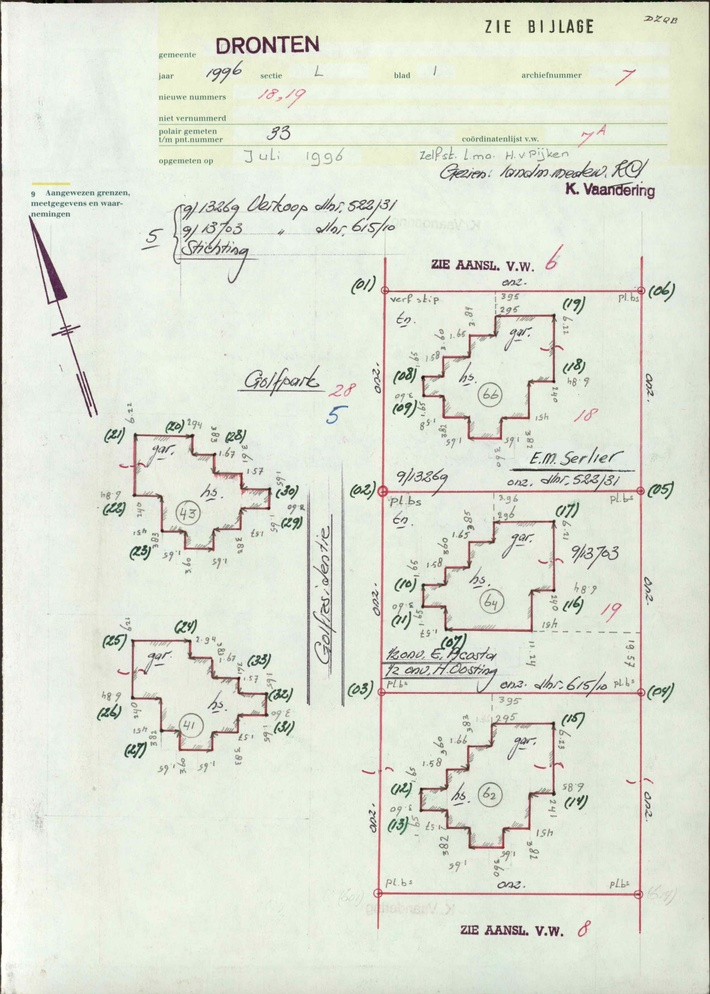
#> input picture MagnaSoft/VW_DTN01_L_00007_101000000000000000002038853600000.front.JPG, 710 x 994 px, shrunk from 2504 x 3506 before the run
$ jupyter execute --allow-errors OCR-Pipeline.ipynb
#> lines starting #> are read from the running program, lines starting #| are printed output that depends on the picture; after the words box and inside, x2 and y2 are one past the last pixel; in counts of white or black regions, pixels touching at a corner belong together
[cell 1]
import cv2  # For image processing
import pytesseract  # For OCR
import numpy as np  # For numerical computations
import matplotlib.pyplot as plt  # For visualization

[cell 2]
# Load and display the image
image_path = "VW_DTN01_L_00007_101000000000000000002038853600000.front.JPG"

# Read the image using OpenCV
image = cv2.imread(image_path)
#> image is the input picture: shape (994, 710, 3); mean B, G, R 214.5, 227.6, 223.2

# Convert from BGR to RGB for proper visualization in matplotlib
image_rgb = cv2.cvtColor(image, cv2.COLOR_BGR2RGB)

# Display the image
plt.figure(figsize=(10, 6))
plt.imshow(image_rgb)
plt.title("Original Image")
plt.axis("off")
plt.show()

[cell 3]
# Analyze the image properties
print(f"Image Dimensions: {image.shape}")  # (Height, Width, Channels)
#| Image Dimensions: (994, 710, 3)
print(f"Image Data Type: {image.dtype}")  # Data type of the pixels
#| Image Data Type: uint8

[cell 4]
image_gray = cv2.cvtColor(image, cv2.COLOR_BGR2GRAY)
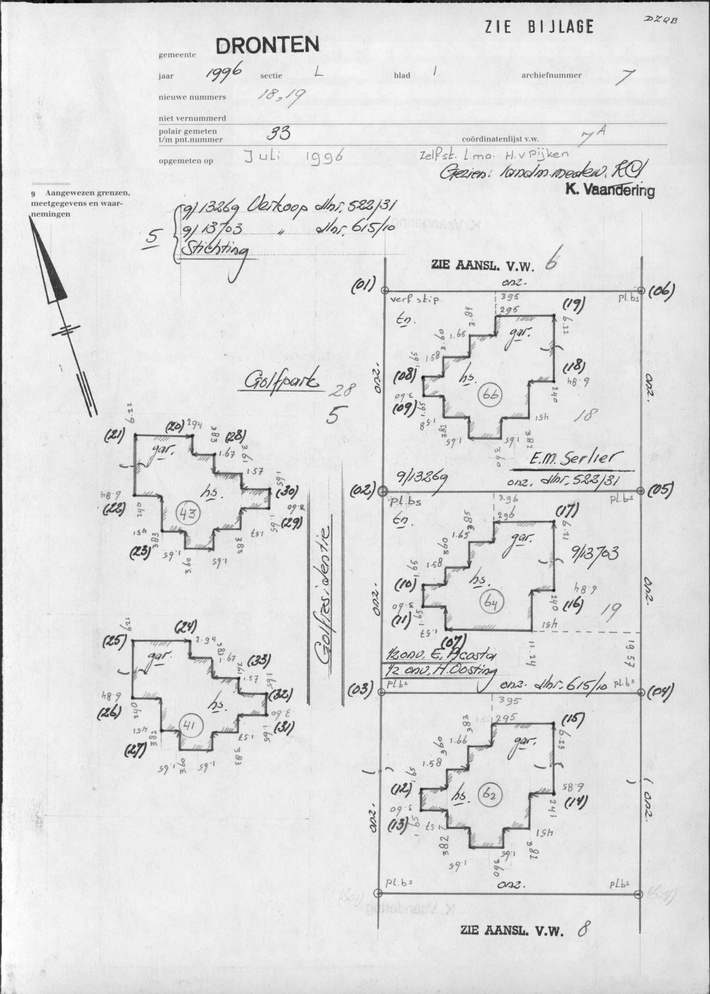
#> image_gray: shape (994, 710); min 0, max 255, mean 224.8
plt.figure(figsize=(10,6))
plt.imshow(image_gray, cmap = "gray")
plt.title("Grayscale Image")
plt.axis("off")
plt.show()

[cell 5]
# Update the path to where Tesseract is installed on your system
pytesseract.pytesseract.tesseract_cmd = r'C:\Program Files\Tesseract-OCR\tesseract.exe'

#> (a cell that did not finish here is left out)

#> (a cell that did not finish here is left out)

## Observations:
- The image has some noise that affects OCR accuracy.
- Numeric data needs to be isolated.

## Pre-Processing Grayscale Image
- blurring
- adaptive threshold
- results

[cell 8]
# Apply Gaussian blur to remove noise
blurred_image = cv2.GaussianBlur(image_gray, (5, 5), 0)

# Display the blurred image
plt.figure(figsize=(10, 6))
plt.imshow(blurred_image, cmap="gray")
plt.title("Blurred Image (Noise Removed)")
plt.axis("off")
plt.show()

[cell 9]
# Apply binary thresholding
_, binary_image = cv2.threshold(blurred_image, 127, 255, cv2.THRESH_BINARY)
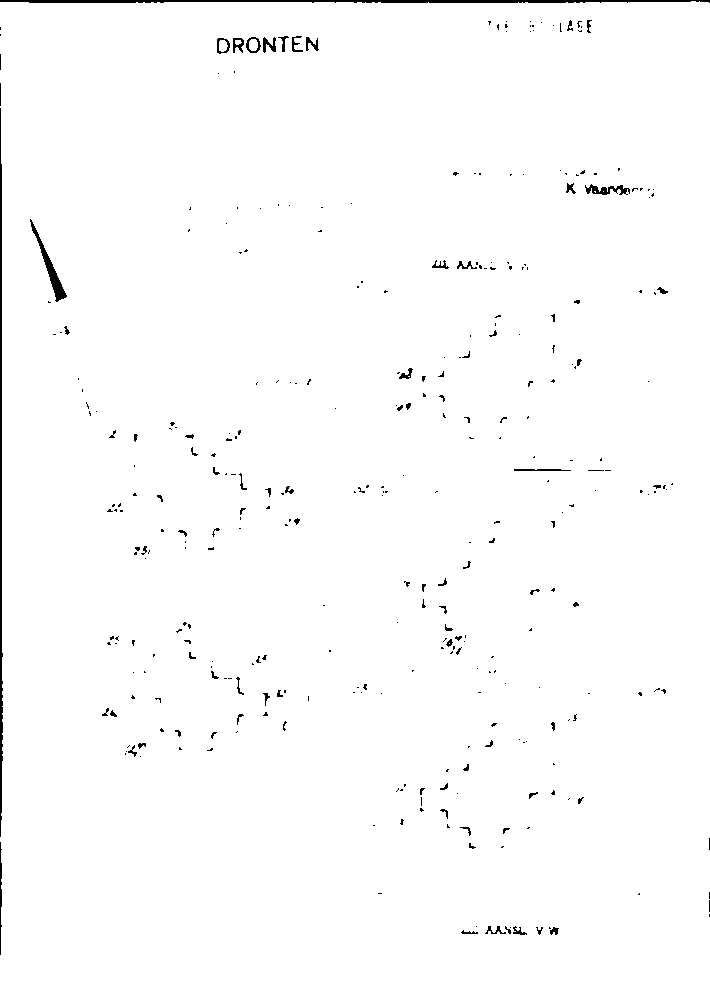
#> binary_image: shape (994, 710); 98.8% white; 339 black regions (262 under 20 px), largest, box (x1, y1, x2, y2) and area: (0, 0, 710, 3) 1751, (0, 108, 3, 837) 1437, (30, 219, 67, 302) 534

# Display the binary image
plt.figure(figsize=(10, 6))
plt.imshow(binary_image, cmap="gray")
plt.title("Binary Thresholded Image")
plt.axis("off")
plt.show()

[cell 10]
# Apply adaptive thresholding
adaptive_thresh = cv2.adaptiveThreshold(
    blurred_image, 255, cv2.ADAPTIVE_THRESH_GAUSSIAN_C, cv2.THRESH_BINARY, 11, 2
)
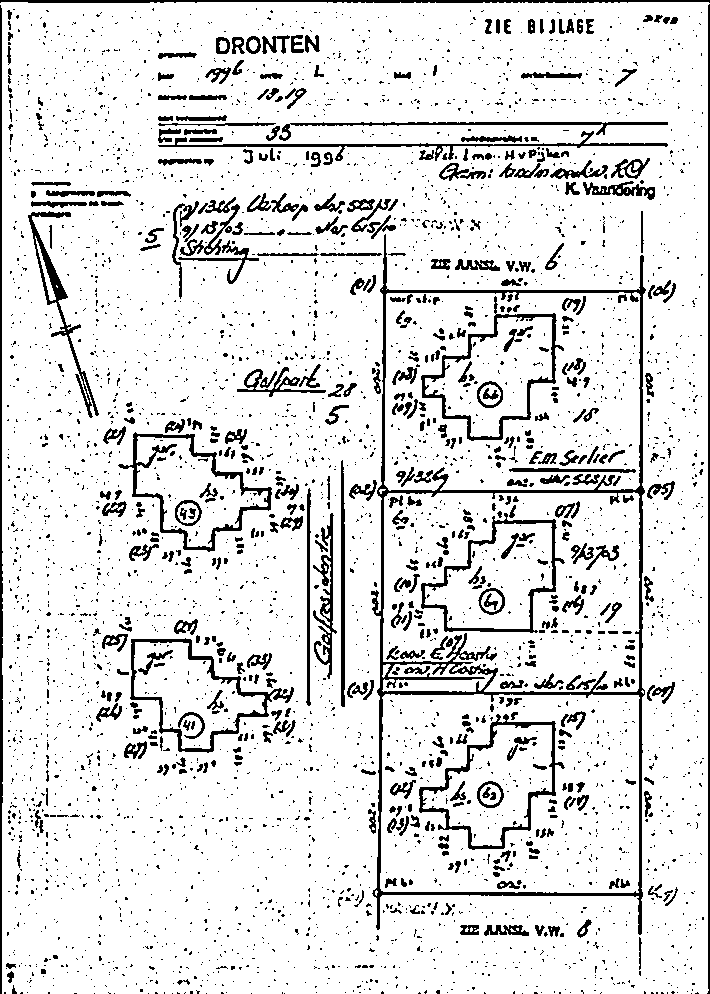
#> adaptive_thresh: shape (994, 710); 88.2% white; 4151 black regions (3601 under 20 px), largest, box (x1, y1, x2, y2) and area: (371, 234, 646, 935) 9716, (0, 5, 3, 994) 2175, (118, 432, 272, 552) 2096

# Display the adaptive thresholded image
plt.figure(figsize=(10, 6))
plt.imshow(adaptive_thresh, cmap="gray")
plt.title("Adaptive Thresholded Image")
plt.axis("off")
plt.show()

[cell 11]
# Function to calculate the skew angle and deskew the image
def deskew(image):
    coords = np.column_stack(np.where(image > 0))
#> coords = 622512 pairs, first value 2 to 993, second value 0 to 709
    angle = cv2.minAreaRect(coords)[-1]
#> angle = -90
    if angle < -45:
        angle = -(90 + angle)
#> angle = 0
    else:
        angle = -angle

    # Rotate the image to deskew
    (h, w) = image.shape[:2]
#> h = 994; w = 710
    center = (w // 2, h // 2)
#> center = (355, 497)
    M = cv2.getRotationMatrix2D(center, angle, 1.0)
#> M = [[1, 0, 0], [0, 1, 0]]
    rotated = cv2.warpAffine(image, M, (w, h), flags=cv2.INTER_CUBIC, borderMode=cv2.BORDER_REPLICATE)

    return rotated

# Deskew the binary image
deskewed_image = deskew(adaptive_thresh)

# Display the deskewed image
plt.figure(figsize=(10, 6))
plt.imshow(deskewed_image, cmap="gray")
plt.title("Deskewed Image")
plt.axis("off")
plt.show()

#> (a cell that did not finish here is left out)

#> (a cell that did not finish here is left out)

[cell 14]
# Function to calculate the skew angle and deskew the image
def deskew(image):
    coords = np.column_stack(np.where(image > 0))
#> coords = 697465 pairs, first value 1 to 993, second value 0 to 709
    angle = cv2.minAreaRect(coords)[-1]
#> angle = -90
    if angle < -45:
        angle = -(90 + angle)
#> angle = 0
    else:
        angle = -angle

    # Rotate the image to deskew
    (h, w) = image.shape[:2]
#> h = 994; w = 710
    center = (w // 2, h // 2)
#> center = (355, 497)
    M = cv2.getRotationMatrix2D(center, angle, 1.0)
#> M = [[1, 0, 0], [0, 1, 0]]
    rotated = cv2.warpAffine(image, M, (w, h), flags=cv2.INTER_CUBIC, borderMode=cv2.BORDER_REPLICATE)

    return rotated

# Deskew the binary image
deskewed_image = deskew(binary_image)

# Display the deskewed image
plt.figure(figsize=(10, 6))
plt.imshow(deskewed_image, cmap="gray")
plt.title("Deskewed Image")
plt.axis("off")
plt.show()

#> (a cell that did not finish here is left out)

# Applying Similar procedure onto the colored images

[cell 16]
# Apply Gaussian blur to remove noise
blurred_image = cv2.GaussianBlur(image_rgb, (5, 5), 0)
#> blurred_image: shape (994, 710, 3)

# Display the blurred image
plt.figure(figsize=(10, 6))
plt.imshow(blurred_image)
plt.title("Blurred Image (Noise Removed)")
plt.axis("off")
plt.show()

#> (a cell that did not finish here is left out)

[cell 18]
# Apply binary thresholding
_, binary_image = cv2.threshold(blurred_image, 127, 255, cv2.THRESH_BINARY)
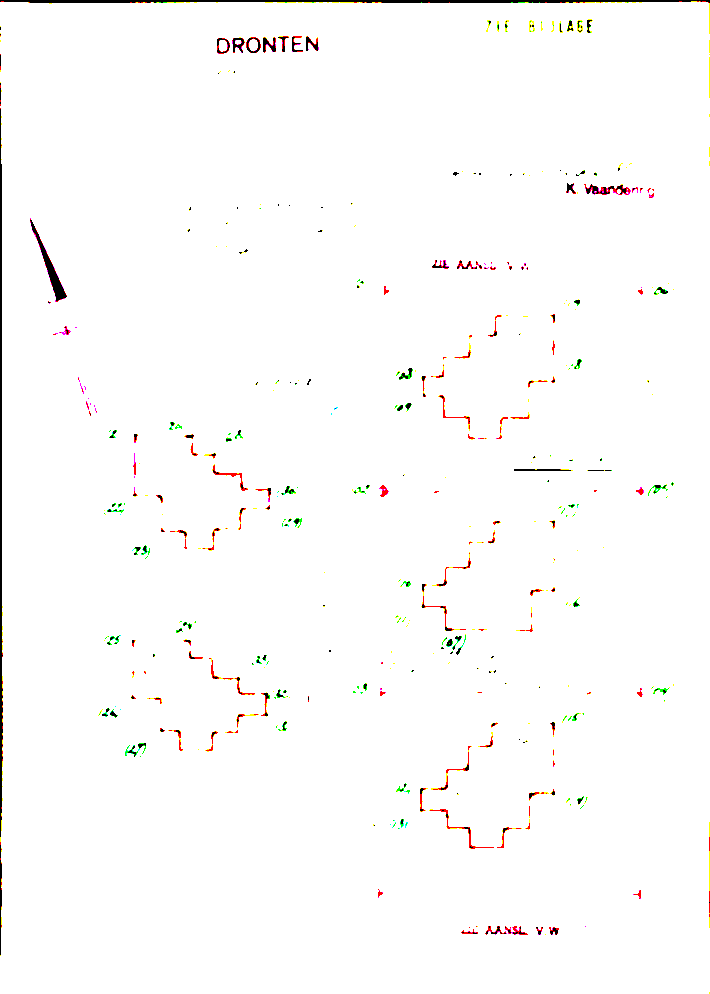
#> binary_image: shape (994, 710, 3); mean R, G, B 252.3, 251.6, 250.8

# Display the binary image
plt.figure(figsize=(10, 6))
plt.imshow(binary_image, cmap="gray")
plt.title("Binary Thresholded Image")
plt.axis("off")
plt.show()
